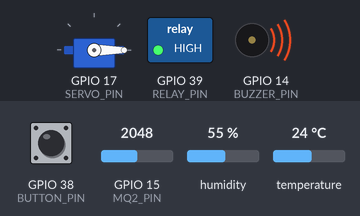
The program below on a simulated ESP32-S3. Parts: servo, switched loads named in the program (green lamp = pin HIGH), buzzer (waves = sounding, pin HIGH). The inputs (shaded band) are chosen by the test bench; at power-on: GPIO 15 (MQ2_PIN) = 2048, temperature 24 °C, GPIO 38 (BUTTON_PIN) HIGH, humidity 55 %. WiFi joins after 1.5 s; servers stay silent unless stated; random numbers use the default seed unless the program sets one; no MQTT or app messages arrive unless stated; what the program prints to the serial monitor is not drawn.

Above: at 6.5 s.
6.6 s: GPIO 15 (MQ2_PIN) set to 1053
9.1 s: GPIO 15 (MQ2_PIN) set to 957
At 12.6 s:
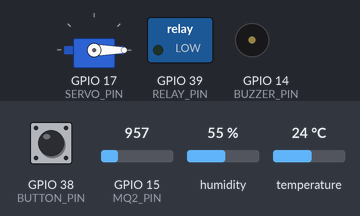
12.9 s: temperature set to 34 °C
17.6 s: temperature set to 37 °C
At 22.6 s:
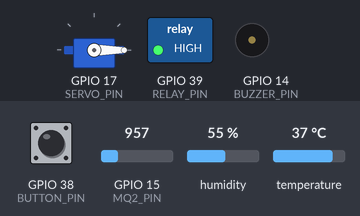
22.9 s: temperature set to 12 °C
At 27.7 s:
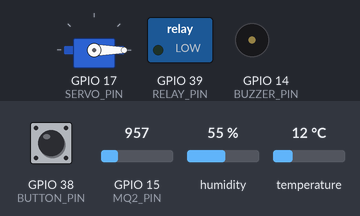
Timing chart, 0 to 28.9 s (numbered marks = the images above; inputs shaded):
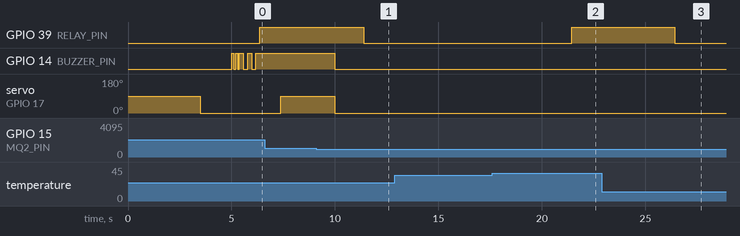

The program:

main.cpp
```cpp
#include <Arduino.h>
#include <WiFi.h>
#include <PubSubClient.h>
#include <ESP32Servo.h>
#include <DHT.h>
#include "config.h"

void setupWiFi();
void reconnectMQTT();
void readSensors();
void processGasReading();
void handleButtonPress();
void activateSafetyMode();
void deactivateSafetyMode();
void publishData();
void publishAlert(const char *message, int gasLevel);
void beepBuzzer(int times, int duration);
void controlFanBasedOnTemperature();

WiFiClient wifiClient;
PubSubClient mqttClient(wifiClient); // Publisher
DHT dht(DHT11_PIN, DHT11);
Servo lpgValve;

int gasValue = 0;
float temperature = 25.0;
bool isCookingMode = false;
bool gasAlertActive = false;
bool valveClosed = false;
unsigned long gasAlertStartTime = 0;
unsigned long lastMqttPublish = 0;
unsigned long lastButtonCheck = 0;
bool buttonPressed = false;
unsigned long lastFanCheck = 0;

void setup()
{
    Serial.begin(115200);
    delay(1000);

    pinMode(MQ2_PIN, INPUT);
    pinMode(BUZZER_PIN, OUTPUT);
    pinMode(RELAY_PIN, OUTPUT);
    pinMode(BUTTON_PIN, INPUT_PULLUP);

    dht.begin();
    delay(2000);

    lpgValve.attach(SERVO_PIN);
    delay(500);
    lpgValve.write(VALVE_OPEN);

    digitalWrite(BUZZER_PIN, LOW);
    digitalWrite(RELAY_PIN, LOW);

    setupWiFi();

    // MQTT Broker Configuration
    mqttClient.setServer(MQTT_SERVER, MQTT_PORT);

    beepBuzzer(2, 100);
}

void loop()
{
    // MQTT connection
    if (!mqttClient.connected())
    {
        reconnectMQTT();
    }
    mqttClient.loop();

    static unsigned long lastSensorRead = 0;
    if (millis() - lastSensorRead >= SENSOR_READ_INTERVAL)
    {
        readSensors();
        lastSensorRead = millis();
    }

    handleButtonPress();
    processGasReading();            // Core safety logic - detects gas leaks
    controlFanBasedOnTemperature(); // Smart fan control based on temperature

    // Telemetry: Publish sensor data to MQTT Broker every 1 second
    if (millis() - lastMqttPublish >= MQTT_UPDATE_INTERVAL)
    {
        publishData(); // Publisher sends data to Broker
        lastMqttPublish = millis();
    }

    delay(50);
}

void setupWiFi()
{
    Serial.print("Connecting to WiFi...");
    WiFi.begin(WIFI_SSID, WIFI_PASSWORD);

    int attempts = 0;
    while (WiFi.status() != WL_CONNECTED && attempts < 20)
    {
        delay(500);
        Serial.print(".");
        attempts++;
    }

    if (WiFi.status() == WL_CONNECTED)
    {
        Serial.println(" Connected!");
    }
    else
    {
        Serial.println(" Failed!");
    }
}

void reconnectMQTT()
{
    // Reconnect to MQTT Broker with 5-second cooldown
    static unsigned long lastAttempt = 0;
    if (millis() - lastAttempt < 5000)
        return;

    lastAttempt = millis();

    Serial.print("Attempting MQTT connection...");

    String clientId = "ESP32-GasDetector-";
    clientId += String(random(0xffff), HEX);

    if (mqttClient.connect(clientId.c_str(), MQTT_USER, MQTT_PASSWORD)) {
        Serial.println("connected");
    } else {
        Serial.print("failed, rc=");
        Serial.print(mqttClient.state());
        Serial.println(" try again in 5 seconds");
    }
}

void readSensors()
{
    // Read MQ2 gas sensor (analog value)
    gasValue = analogRead(MQ2_PIN);

    // Read DHT11 temperature sensor
    float temp = dht.readTemperature();
    if (!isnan(temp) && temp > 0 && temp < 80)
    {
        temperature = temp;
    }
}

void controlFanBasedOnTemperature()
{
    if (millis() - lastFanCheck >= FAN_CHECK_INTERVAL)
    {
        lastFanCheck = millis();

        // Emergency situations - Fan MUST stay ON
        if (gasAlertActive || valveClosed)
        {
            digitalWrite(RELAY_PIN, HIGH); // Fan ON for ventilation
            return;
        }

        // Normal temperature-based control
        if (temperature > 35.0) // >35°C = turn fan ON
        {
            digitalWrite(RELAY_PIN, HIGH);
        }
        else // <=35°C = turn fan OFF
        {
            digitalWrite(RELAY_PIN, LOW);
        }
    }
}

void handleButtonPress()
{
    // Physical button to toggle cooking mode
    bool currentButtonState = (digitalRead(BUTTON_PIN) == LOW);

    if (currentButtonState && !buttonPressed && (millis() - lastButtonCheck > 300))
    {
        buttonPressed = true;
        lastButtonCheck = millis();

        // Toggle cooking mode
        isCookingMode = !isCookingMode;
        beepBuzzer(1, 100);

        // MQTT Publish: Send mode change to Topic "system/mode"
        String modeMsg = isCookingMode ? "cooking_mode" : "non_cooking_mode";
        mqttClient.publish(TOPIC_MODE_STATUS, modeMsg.c_str());

        // If switching to non-cooking mode, reset system to safe state
        if (!isCookingMode)
        {
            digitalWrite(RELAY_PIN, LOW);
            digitalWrite(BUZZER_PIN, LOW);
            if (!valveClosed)
            {
                lpgValve.write(VALVE_OPEN);
            }
            gasAlertActive = false;
        }
    }

    if (!currentButtonState && buttonPressed)
    {
        buttonPressed = false;
    }
}

void processGasReading()
{
    // Processes gas readings and triggers appropriate responses
    if (!isCookingMode)
    {
        // NON-COOKING MODE
        // In non-cooking mode, ANY gas leak is considered dangerous
        if (gasValue >= BASE_THRESHOLD) // 1000+ PPM = DANGER
        {
            if (!gasAlertActive)
            {
                gasAlertActive = true;
                gasAlertStartTime = millis();
                publishAlert("Gas leak detected in NON-COOKING mode", gasValue);
                beepBuzzer(3, 200); // Triple beep for danger

                digitalWrite(RELAY_PIN, HIGH);  // Fan ON for ventilation
                digitalWrite(BUZZER_PIN, HIGH); // Continuous alarm
            }

            // Close gas valve after VALVE_CLOSE_DELAY (2 seconds)
            if (millis() - gasAlertStartTime >= VALVE_CLOSE_DELAY)
            {
                if (!valveClosed)
                {
                    activateSafetyMode();
                }
            }
        }
        else
        {
            // Gas level returned to normal
            if (gasAlertActive || valveClosed)
            {
                gasAlertActive = false;
                publishAlert("Gas level normal - System reset", gasValue);
                deactivateSafetyMode();
            }
        }
    }
    else
    {
        // COOKING MODE
        // In cooking mode, higher thresholds are allowed
        if (gasValue < BASE_THRESHOLD) // <1000 PPM = SAFE
        {
            if (gasAlertActive || valveClosed)
            {
                gasAlertActive = false;
                deactivateSafetyMode();
            }
            digitalWrite(BUZZER_PIN, LOW);
        }
        else if (gasValue >= BASE_THRESHOLD && gasValue < COOKING_DANGER_THRESHOLD)
        {
            // 1000-3000 PPM = WARNING (normal cooking levels)
            if (!gasAlertActive)
            {
                publishAlert("Medium gas level during cooking", gasValue);
                gasAlertActive = true;
            }
            digitalWrite(RELAY_PIN, HIGH);  // Fan ON for ventilation
            digitalWrite(BUZZER_PIN, HIGH); // Warning alarm
        }
        else if (gasValue >= COOKING_DANGER_THRESHOLD) // 3000+ PPM = DANGER
        {
            // Even in cooking mode, extremely high gas is dangerous
            if (!valveClosed)
            {
                publishAlert("EXTREME DANGER: Gas too high, valve closed", gasValue);
                activateSafetyMode();
            }
        }
    }
}

void activateSafetyMode()
{
    // EMERGENCY PROCEDURE - Close gas valve and activate all alarms
    if (valveClosed)
        return; // Already in safety mode

    valveClosed = true;
    digitalWrite(BUZZER_PIN, HIGH);
    digitalWrite(RELAY_PIN, HIGH); // Fan ON for emergency ventilation

    // Close gas valve
    lpgValve.write(VALVE_CLOSED);
    delay(500);

    // MQTT Publish: Send emergency alerts to Broker
    publishAlert("SAFETY: Valve closed due to high gas", gasValue);
    mqttClient.publish(TOPIC_GAS_ALERT, "Gas valve closed for safety");
}

void deactivateSafetyMode()
{
    // Return system to normal operation
    if (!valveClosed)
        return;

    valveClosed = false;
    digitalWrite(BUZZER_PIN, LOW);

    // Open gas valve (servo to open position)
    lpgValve.write(VALVE_OPEN);
    delay(500);

    // MQTT Publish: Send system reset notification to Broker
    publishAlert("System reset - Valve reopened", gasValue);
    mqttClient.publish(TOPIC_GAS_ALERT, "Gas valve reopened - Safe to continue");
}

// Publishes sensor telemetry data to MQTT Topic "gas_sensor/data"
void publishData()
{
    char dataBuffer[256];

    // Fan status: 1=ON, 0=OFF
    int fanStatus = digitalRead(RELAY_PIN) == HIGH ? 1 : 0;

    // DEBUG: Print to Serial Monitor
    Serial.print("DEBUG - Gas: ");
    Serial.print(gasValue);
    Serial.print(" | Threshold sending: ");
    Serial.print(BASE_THRESHOLD);
    Serial.print(" | Temp: ");
    Serial.println(temperature);

    // Format JSON data
    snprintf(dataBuffer, sizeof(dataBuffer),
             "{\"gas\":%d,\"temp\":%.1f,\"threshold\":%d,\"mode\":\"%s\",\"valve\":\"%s\",\"fan\":%d,\"buzzer\":%d}",
             gasValue,
             temperature,
             BASE_THRESHOLD,
             isCookingMode ? "cooking" : "non_cooking",
             valveClosed ? "closed" : "open",
             fanStatus,
             digitalRead(BUZZER_PIN));

    mqttClient.publish(TOPIC_GAS_DATA, dataBuffer);
}

// Publishes alert messages to MQTT Topic "gas_sensor/alerts"
void publishAlert(const char *message, int gasLevel)
{
    // Publish alert message to MQTT
    char alertBuffer[200];
    snprintf(alertBuffer, sizeof(alertBuffer),
             "{\"alert\":\"%s\",\"gas_level\":%d,\"temp\":%.1f,\"time\":%lu}",
             message, gasLevel, temperature, millis());

    mqttClient.publish(TOPIC_GAS_ALERT, alertBuffer);
}

void beepBuzzer(int times, int duration)
{
    for (int i = 0; i < times; i++)
    {
        digitalWrite(BUZZER_PIN, HIGH);
        delay(duration);
        digitalWrite(BUZZER_PIN, LOW);
        if (i < times - 1)
            delay(duration);
    }
}
```

config.h
```cpp
#ifndef CONFIG_H
#define CONFIG_H

// WiFi Configuration
#define WIFI_SSID ""     // - CHANGE THIS WIFI NAME
#define WIFI_PASSWORD "" // - CHANGE THIS WIFI PW

// GCP MQTT Configuration
#define MQTT_SERVER "" // - CHANGE THIS IP ADDRESS
#define MQTT_PORT 1883
#define MQTT_USER "esp32_client"
#define MQTT_PASSWORD ""

// MQTT Topics
#define TOPIC_GAS_DATA "gas_sensor/data"    // Telemetry data (sensor readings)
#define TOPIC_GAS_ALERT "gas_sensor/alerts" // Alert messages (emergency notifications)
#define TOPIC_MODE_STATUS "system/mode"     // System mode changes (cooking/non-cooking)

// Pin Definitions
#define MQ2_PIN 15
#define DHT11_PIN 4
#define BUZZER_PIN 14
#define SERVO_PIN 17
#define RELAY_PIN 39
#define BUTTON_PIN 38

// Thresholds
#define BASE_THRESHOLD 1000
#define COOKING_WARNING_THRESHOLD 1000
#define COOKING_DANGER_THRESHOLD 3000

// Servo positions
#define VALVE_OPEN 0
#define VALVE_CLOSED 90

// Timing
#define SENSOR_READ_INTERVAL 1000
#define MQTT_UPDATE_INTERVAL 1000
#define VALVE_CLOSE_DELAY 2000
#define FAN_CHECK_INTERVAL 5000

#endif
```

Measured:
- the behaviour switches between 1000 and 999 on GPIO 15 (MQ2_PIN) (found by bisection; images 0 and 1)
- the behaviour switches between 35 and 36 °C on temperature (found by bisection; images 1 and 2)
- after the input at 9.1 s, GPIO 39 (RELAY_PIN): HIGH → LOW after 2.3 s; GPIO 14 (BUZZER_PIN): HIGH → LOW after 0.90 s; servo on GPIO 17 (SERVO_PIN): 90° → 0° after 0.90 s
- after the input at 12.9 s, every drawn part: stays the same
- after the input at 17.6 s, GPIO 39 (RELAY_PIN): LOW → HIGH after 3.8 s
- after the input at 22.9 s, GPIO 39 (RELAY_PIN): HIGH → LOW after 3.5 s
